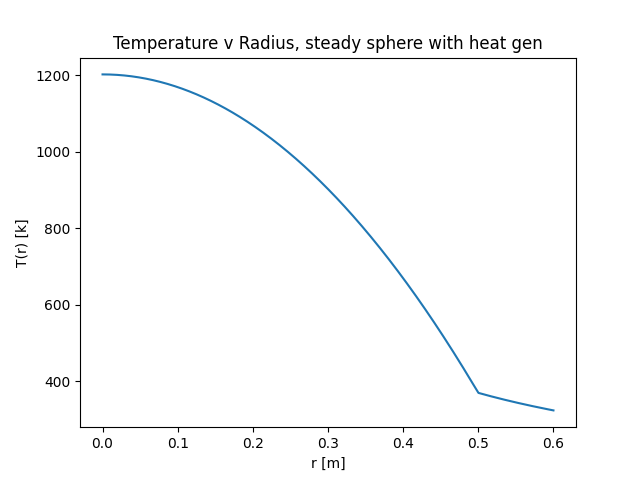

Reproduce this figure in Python.
import numpy as np
import matplotlib.pyplot as plt

def main():
    N = 500

    T_c = 1202.3
    T1 = 369.1
    T2 = 323.2
    ks = 5.0
    kc = 30.0
    h = 500
    q_dot = 10**5

    R1 = 0.5
    R2 = 0.6

    T = np.zeros(N)
    r = np.linspace(0.0, R2, N, endpoint=True)

    for i in range(N):
        if r[i] < R1:
            T[i] = -q_dot * r[i]**2 / 6 / ks + T_c
        elif r[i] <= R2:
            T[i] = (T2*R1*R2 - T1*R1*R2 + r[i]*(T1*R1 - T2*R2)) / (r[i] * (R1 - R2))

    plt.plot(r,T)
    plt.xlabel('r [m]')
    plt.ylabel('T(r) [k]')
    plt.title('Temperature v Radius, steady sphere with heat gen')
    # plt.savefig('hw3p1e.png')
    plt.show()

if __name__ == "__main__":
    main()